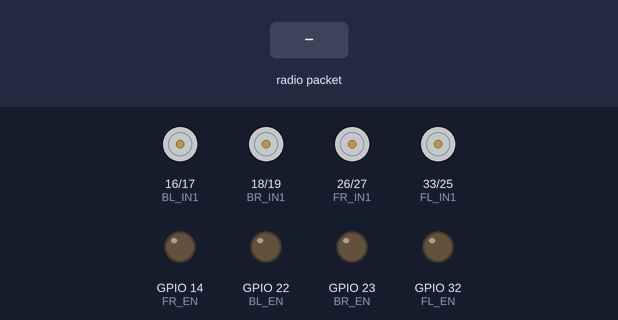
Recording of a sketch running on a simulated ESP32. On the bench: motor-driver pin pairs drawn as motors (green arrow = first pin HIGH = forward, orange = second pin HIGH = backward, longer = more drive), output pins drawn as LEDs (lit = HIGH). Inputs (shaded band) come from the test bench.

Above: at 1.2 s.
1.3 s: radio packet "F" arrives
At 1.45 s:
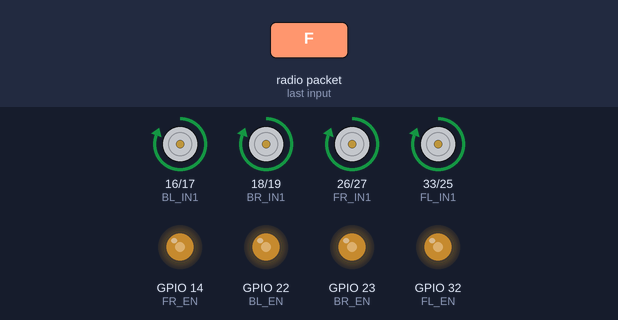
3.1 s: radio packet "B" arrives
At 3.25 s:
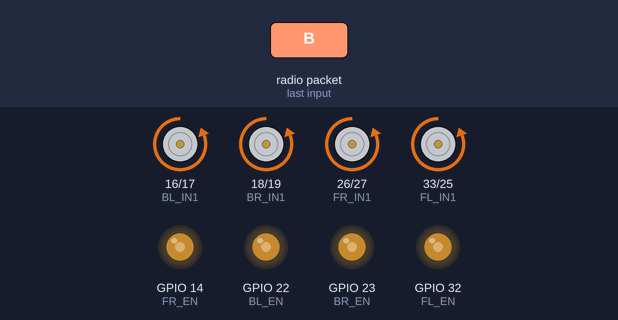
4.9 s: radio packet "L" arrives
At 5.05 s:
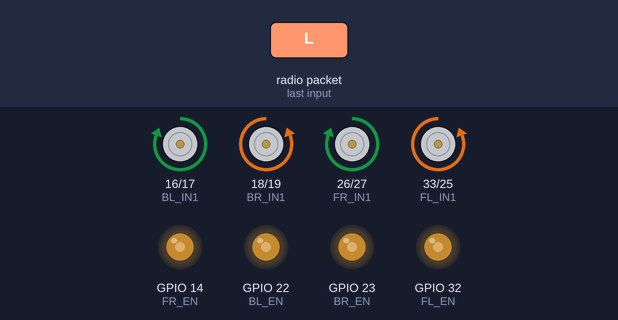
6.7 s: radio packet "R" arrives
At 6.85 s:
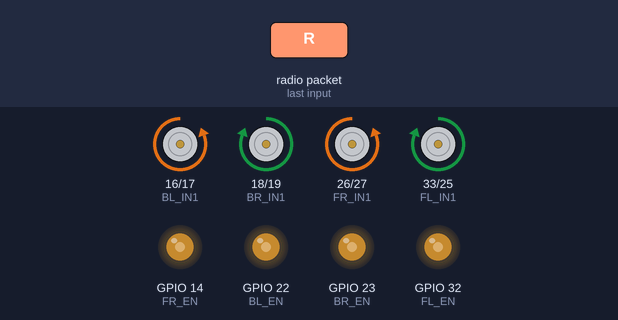
Timing chart, 0 to 9.5 s (numbered marks = the images above; inputs shaded):
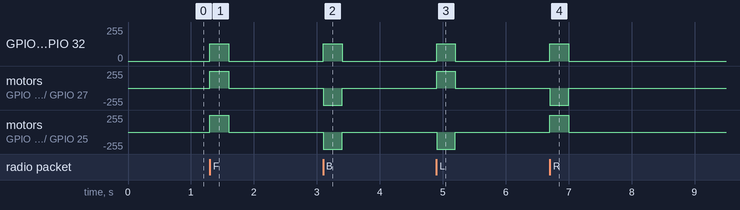

The sketch:

nowupdated4rc.ino
```cpp
#include <esp_now.h>
#include <WiFi.h>
#include <esp_wifi.h>

#define CHANNEL 6
// Lowered speed to 130 to prevent voltage dips/disconnections
int speedVal = 130;

// MOTOR PINS
const int FL_EN = 32; const int FL_IN1 = 33; const int FL_IN2 = 25;
const int FR_EN = 14; const int FR_IN1 = 26; const int FR_IN2 = 27;
const int BL_EN = 22; const int BL_IN1 = 16; const int BL_IN2 = 17;
const int BR_EN = 23; const int BR_IN1 = 18; const int BR_IN2 = 19;

QueueHandle_t motorQueue;
struct CommandData { char action; };

void driveMotor(int in1, int in2, int in3, int in4,
                int in5, int in6, int in7, int in8,
                int spFL, int spFR, int spBL, int spBR) {
  digitalWrite(FL_IN1, in1); digitalWrite(FL_IN2, in2);
  digitalWrite(FR_IN1, in3); digitalWrite(FR_IN2, in4);
  digitalWrite(BL_IN1, in5); digitalWrite(BL_IN2, in6);
  digitalWrite(BR_IN1, in7); digitalWrite(BR_IN2, in8);

  ledcWrite(FL_EN, spFL); ledcWrite(FR_EN, spFR);
  ledcWrite(BL_EN, spBL); ledcWrite(BR_EN, spBR);
}

void TaskMotor(void *pvParameters) {
  CommandData cmd;
  for(;;) {
    if(xQueueReceive(motorQueue, &cmd, pdMS_TO_TICKS(300))) {
      switch(cmd.action) {
        case 'F': // Forward
          driveMotor(1,0, 1,0, 1,0, 1,0, speedVal, speedVal, speedVal, speedVal);
          break;
        case 'B': // Backward
          driveMotor(0,1, 0,1, 0,1, 0,1, speedVal, speedVal, speedVal, speedVal);
          break;
        case 'L': // Mecanum Left Shift (Strafing)
          driveMotor(0,1, 1,0, 1,0, 0,1, speedVal, speedVal, speedVal, speedVal);
          break;
        case 'R': // Mecanum Right Shift (Strafing)
          driveMotor(1,0, 0,1, 0,1, 1,0, speedVal, speedVal, speedVal, speedVal);
          break;
        default: // Stop
          driveMotor(0,0, 0,0, 0,0, 0,0, 0,0,0,0);
          break;
      }
    } else {
      driveMotor(0,0, 0,0, 0,0, 0,0, 0,0,0,0);
    }
  }
}

void onDataRecv(const esp_now_recv_info *info, const uint8_t *data, int len) {
  CommandData cmd;
  cmd.action = ((char*)data)[0];
  xQueueOverwriteFromISR(motorQueue, &cmd, NULL);
}

void setup() {
  int pins[] = {FL_IN1, FL_IN2, FR_IN1, FR_IN2, BL_IN1, BL_IN2, BR_IN1, BR_IN2};
  for(int i=0; i<8; i++) pinMode(pins[i], OUTPUT);

  ledcAttach(FL_EN, 1000, 8); ledcAttach(FR_EN, 1000, 8);
  ledcAttach(BL_EN, 1000, 8); ledcAttach(BR_EN, 1000, 8);

  WiFi.mode(WIFI_STA);
  esp_wifi_set_channel(CHANNEL, WIFI_SECOND_CHAN_NONE);
  if(esp_now_init() != ESP_OK) ESP.restart();
  esp_now_register_recv_cb(onDataRecv);
  motorQueue = xQueueCreate(1, sizeof(CommandData));
  xTaskCreatePinnedToCore(TaskMotor, "MotorTask", 4096, NULL, 1, NULL, 1);
}

void loop() { vTaskDelete(NULL); }
```

Measured:
- after the input at 1.3 s, GPIO 14 (FR_EN), GPIO 22 (BL_EN): 0/255 → 129/255 at once, → 0/255 0.30 s later
- after the input at 3.1 s, GPIO 14 (FR_EN), GPIO 22 (BL_EN): 0/255 → 129/255 at once, → 0/255 0.30 s later
- after the input at 4.9 s, GPIO 14 (FR_EN), GPIO 22 (BL_EN): 0/255 → 129/255 at once, → 0/255 0.30 s later
- after the input at 6.7 s, GPIO 14 (FR_EN), GPIO 22 (BL_EN): 0/255 → 129/255 at once, → 0/255 0.30 s later
